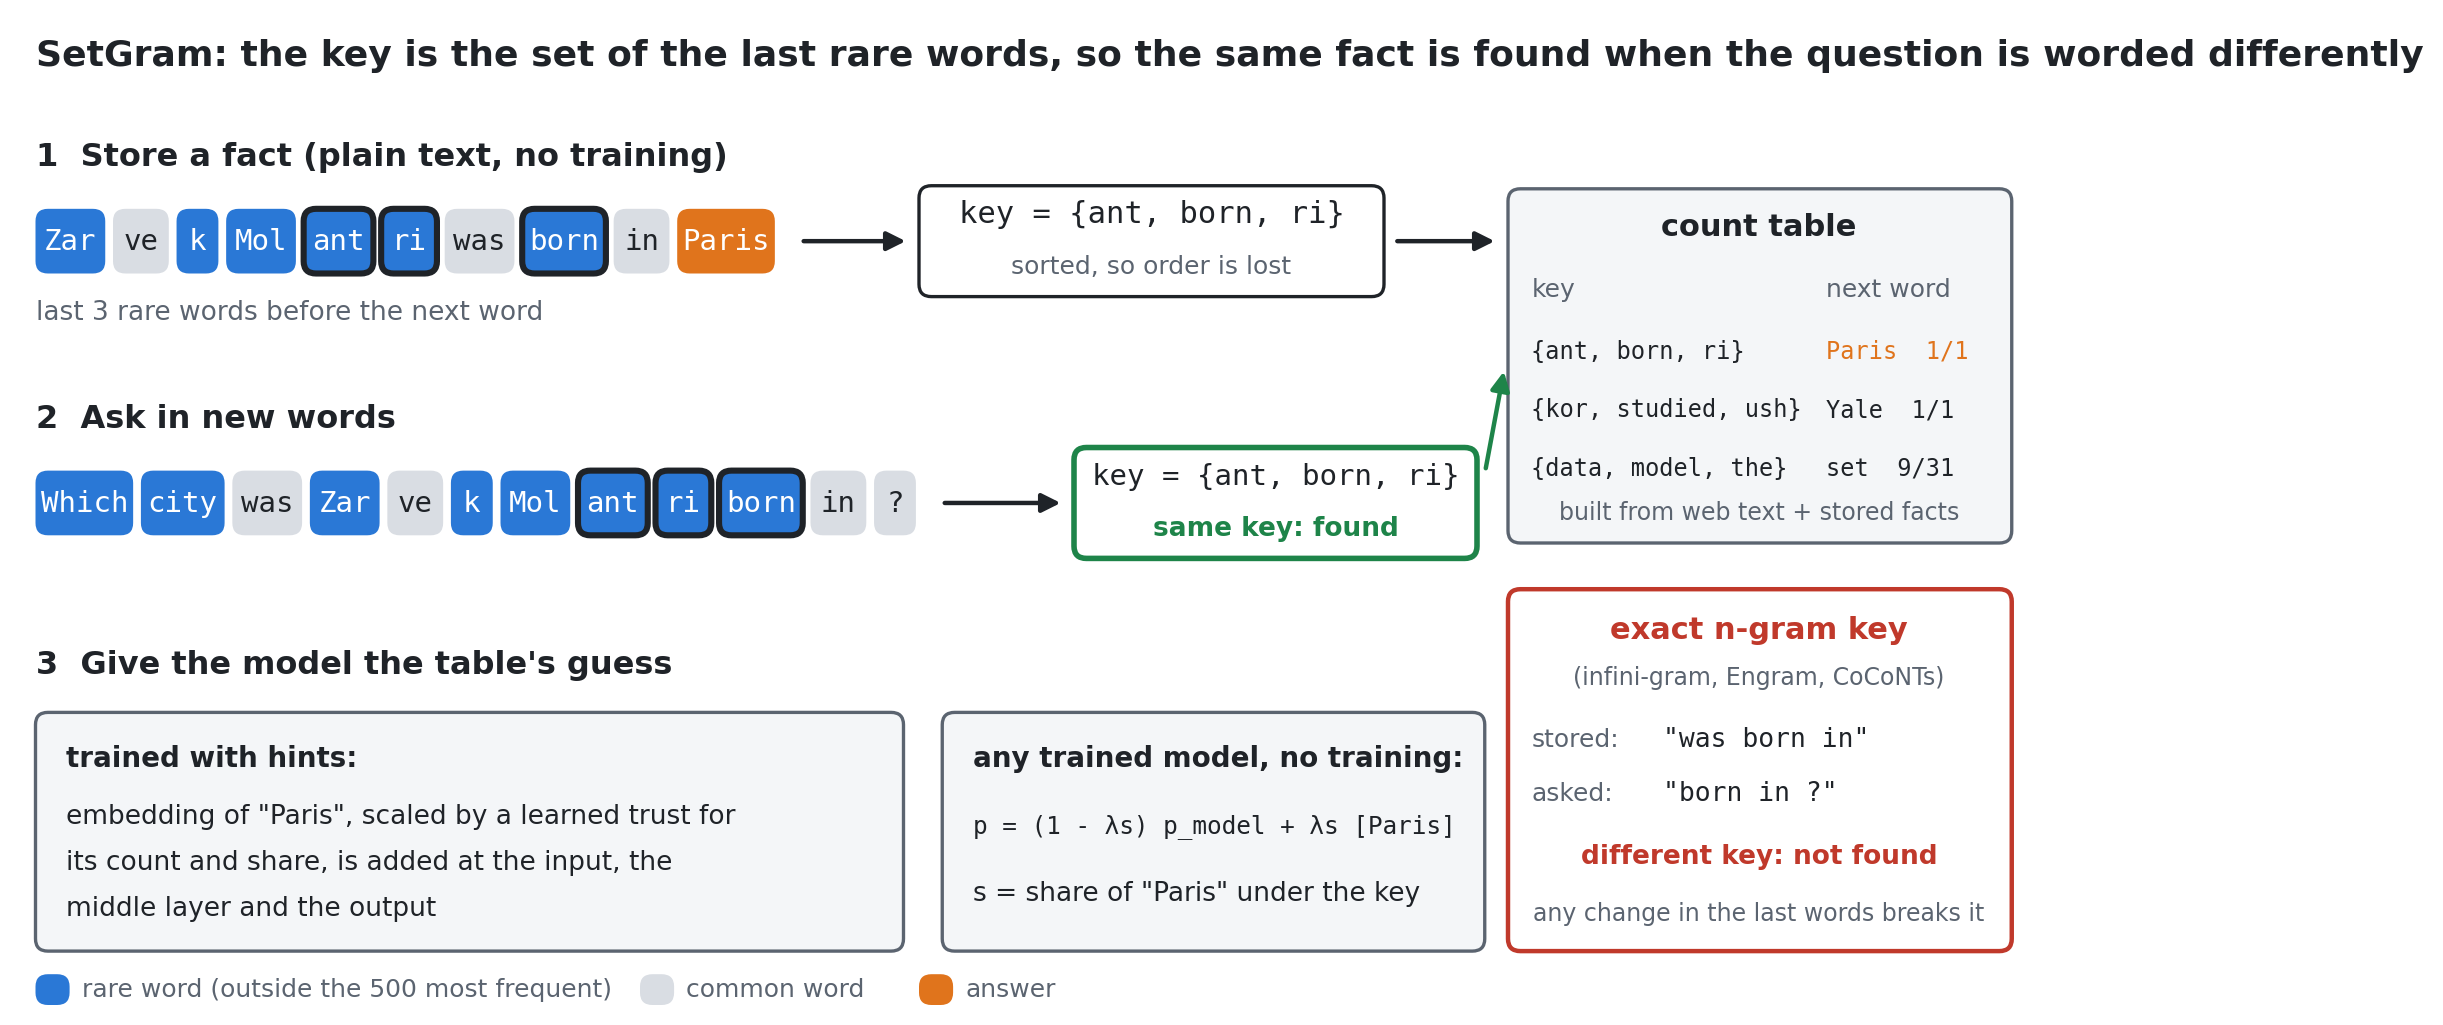

The Python source for this figure:
"""Draws paper/mechanism.png: how SetGram stores a fact and finds it again when the question uses new words."""
import os
import matplotlib.pyplot as plt
from matplotlib.patches import FancyBboxPatch

HERE = os.path.dirname(os.path.abspath(__file__))
RARE, COMMON, ANS, INK, MUTED, BAD, GOOD = "#2a78d6", "#d9dde3", "#e0741c", "#1f2328", "#5b6470", "#c0392b", "#1e8449"
fig, ax = plt.subplots(figsize=(13, 6.4)); ax.set_xlim(0, 13); ax.set_ylim(0, 6.4); ax.axis("off")


def box(x, y, w, h, fc, ec="none", lw=1.2, r=0.08):
    ax.add_patch(FancyBboxPatch((x, y), w, h, boxstyle=f"round,pad=0,rounding_size={r}", fc=fc, ec=ec, lw=lw))


def tokens(x, y, toks, key=()):
    """GPT-2 tokens as chips: blue = rare (outside the 500 most frequent), gray = common, orange = the answer."""
    pos = {}
    for i, (t, kind) in enumerate(toks):
        w = 0.09 * len(t) + 0.18; fc = {"r": RARE, "c": COMMON, "a": ANS}[kind]
        box(x, y, w, 0.42, fc, ec=INK if i in key else "none", lw=2.2 if i in key else 0)
        ax.text(x + w / 2, y + 0.21, t, ha="center", va="center", fontsize=10.5, color="white" if kind != "c" else INK, family="monospace")
        pos[i] = (x, w); x += w + 0.05
    return x


def arrow(x0, y0, x1, y1, c=INK):
    ax.annotate("", (x1, y1), (x0, y0), arrowprops=dict(arrowstyle="-|>", color=c, lw=1.6, mutation_scale=14))


ax.text(0.1, 6.1, "SetGram: the key is the set of the last rare words, so the same fact is found when the question is worded differently",
        fontsize=13, weight="bold", color=INK)

# 1. store
ax.text(0.1, 5.45, "1  Store a fact (plain text, no training)", fontsize=11.5, weight="bold", color=INK)
st = [("Zar", "r"), ("ve", "c"), ("k", "r"), ("Mol", "r"), ("ant", "r"), ("ri", "r"), ("was", "c"), ("born", "r"), ("in", "c"), ("Paris", "a")]
e1 = tokens(0.1, 4.75, st, key={4, 5, 7})
ax.text(0.1, 4.45, "last 3 rare words before the next word", fontsize=9.5, color=MUTED)
arrow(e1 + 0.1, 4.96, 5.75, 4.96)
box(5.8, 4.6, 3.0, 0.72, "white", ec=INK)
ax.text(7.3, 5.08, "key = {ant, born, ri}", ha="center", fontsize=11, family="monospace", color=INK)
ax.text(7.3, 4.75, "sorted, so order is lost", ha="center", fontsize=9, color=MUTED)
arrow(8.85, 4.96, 9.55, 4.96)

# table
box(9.6, 3.0, 3.25, 2.3, "#f4f6f8", ec=MUTED)
ax.text(11.22, 5.0, "count table", ha="center", fontsize=11, weight="bold", color=INK)
ax.text(9.75, 4.6, "key", fontsize=9, color=MUTED); ax.text(11.65, 4.6, "next word", fontsize=9, color=MUTED)
for j, (k, v) in enumerate([("{ant, born, ri}", "Paris  1/1"), ("{kor, studied, ush}", "Yale  1/1"), ("{data, model, the}", "set  9/31")]):
    yy = 4.2 - 0.38 * j
    ax.text(9.75, yy, k, fontsize=8.5, family="monospace", color=INK); ax.text(11.65, yy, v, fontsize=8.5, family="monospace", color=ANS if j == 0 else INK)
ax.text(11.22, 3.15, "built from web text + stored facts", ha="center", fontsize=8.5, color=MUTED)

# 2. ask
ax.text(0.1, 3.75, "2  Ask in new words", fontsize=11.5, weight="bold", color=INK)
qt = [("Which", "r"), ("city", "r"), ("was", "c"), ("Zar", "r"), ("ve", "c"), ("k", "r"), ("Mol", "r"), ("ant", "r"), ("ri", "r"), ("born", "r"), ("in", "c"), ("?", "c")]
e2 = tokens(0.1, 3.05, qt, key={7, 8, 9})
arrow(e2 + 0.1, 3.26, 6.75, 3.26)
box(6.8, 2.9, 2.6, 0.72, "white", ec=GOOD, lw=2)
ax.text(8.1, 3.38, "key = {ant, born, ri}", ha="center", fontsize=10.5, family="monospace", color=INK)
ax.text(8.1, 3.05, "same key: found", ha="center", fontsize=9.5, color=GOOD, weight="bold")
arrow(9.45, 3.45, 9.58, 4.15, c=GOOD)

# 3. use
ax.text(0.1, 2.15, "3  Give the model the table's guess", fontsize=11.5, weight="bold", color=INK)
box(0.1, 0.35, 5.6, 1.55, "#f4f6f8", ec=MUTED)
ax.text(0.3, 1.55, "trained with hints:", fontsize=10, weight="bold", color=INK)
ax.text(0.3, 1.18, "embedding of \"Paris\", scaled by a learned trust for", fontsize=9.5, color=INK)
ax.text(0.3, 0.88, "its count and share, is added at the input, the", fontsize=9.5, color=INK)
ax.text(0.3, 0.58, "middle layer and the output", fontsize=9.5, color=INK)
box(5.95, 0.35, 3.5, 1.55, "#f4f6f8", ec=MUTED)
ax.text(6.15, 1.55, "any trained model, no training:", fontsize=10, weight="bold", color=INK)
ax.text(6.15, 1.12, "p = (1 - λs) p_model + λs [Paris]", fontsize=8.8, family="monospace", color=INK)
ax.text(6.15, 0.68, "s = share of \"Paris\" under the key", fontsize=9.5, color=INK)

# comparison: exact keys
box(9.6, 0.35, 3.25, 2.35, "white", ec=BAD, lw=1.6)
ax.text(11.22, 2.38, "exact n-gram key", ha="center", fontsize=11, weight="bold", color=BAD)
ax.text(11.22, 2.08, "(infini-gram, Engram, CoCoNTs)", ha="center", fontsize=8.5, color=MUTED)
ax.text(9.75, 1.68, "stored:", fontsize=9, color=MUTED); ax.text(10.6, 1.68, "\"was born in\"", fontsize=9.5, family="monospace", color=INK)
ax.text(9.75, 1.33, "asked:", fontsize=9, color=MUTED); ax.text(10.6, 1.33, "\"born in ?\"", fontsize=9.5, family="monospace", color=INK)
ax.text(11.22, 0.92, "different key: not found", ha="center", fontsize=9.5, color=BAD, weight="bold")
ax.text(11.22, 0.55, "any change in the last words breaks it", ha="center", fontsize=8.5, color=MUTED)

# legend
for i, (c, t) in enumerate([(RARE, "rare word (outside the 500 most frequent)"), (COMMON, "common word"), (ANS, "answer")]):
    lx = [0.1, 4.0, 5.8][i]; box(lx, 0.0, 0.22, 0.2, c); ax.text(lx + 0.3, 0.1, t, va="center", fontsize=9, color=MUTED)
fig.savefig(os.path.join(HERE, "mechanism.png"), dpi=200, bbox_inches="tight", facecolor="white")
